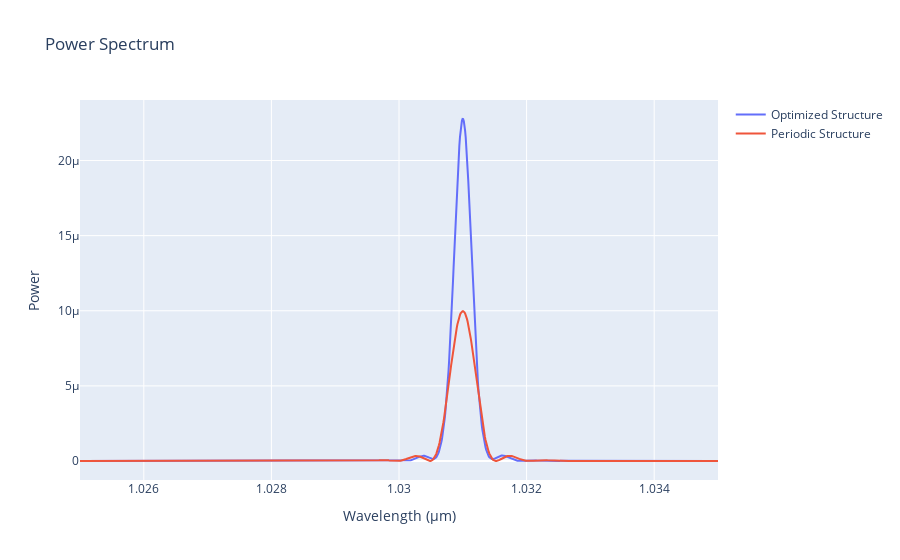

Notebook code for this chart:
### Code cell
import jax.numpy as jnp
import plotly.graph_objects as go

batch_simulate_twm = jit(vmap(cwes.simulate_twm, in_axes=(None, None, 0, 0, None)))

design_wl = 1.031
design_temp = 70.0
kappa_mag = 1.31e-5 / (2 / jnp.pi)

delta_k1 = mgoslt.calc_twm_delta_k(design_wl, design_wl, design_temp)
delta_k2 = mgoslt.calc_twm_delta_k(design_wl, design_wl / 2, design_temp)
wls = jnp.linspace(1.025, 1.035, 1000)

delta_k1s = mgoslt.calc_twm_delta_k(wls, wls, 70.0)
delta_k2s = mgoslt.calc_twm_delta_k(wls, wls / 2, 70.0)

widths_shg = jnp.array([shg_domain_width] * int(optimal_num_shg))
widths_sfg = jnp.array([sfg_domain_width] * int(optimal_num_sfg))
widths_thg = jnp.concatenate([widths_shg, widths_sfg])

kappa_vals = kappa_mag * jnp.power(-1, jnp.arange(widths_thg.shape[0]))

b_initial = jnp.array([1.0, 0.0, 0.0], dtype=jnp.complex128)
b_final = batch_simulate_twm(widths_thg, kappa_vals, delta_k1s, delta_k2s, b_initial)
thw_powers_periodical = jnp.abs(b_final[:, 2]) ** 2 * 100 * 1.07 / 2.84

device_length = jnp.sum(widths_thg)
print(optimal_num_shg, optimal_num_sfg)
print(f"Device length: {device_length}")
print(f"Max power / (Device length)^2: {jnp.max(thw_powers_periodical) / device_length**2}")

widths = jnp.load("../datasets/optimized_thg_2000_1489_e4.npy")
# widthsに値が負のドメインが一つだけ含まれていたのでドメインの幅を修正、ピークが1.031に来るように微調整した
widths = jnp.where(widths < 0, 100, widths)
num_domains = widths.shape[0]
kappa_vals = kappa_mag * jnp.power(-1, jnp.arange(num_domains))
wls = jnp.linspace(1.025, 1.035, 1000)
delta_k1 = mgoslt.calc_twm_delta_k(wls, wls, 70.0)
delta_k2 = mgoslt.calc_twm_delta_k(wls, wls / 2, 70.0)

b_end_shg = batch_simulate_twm(widths, kappa_vals, delta_k1s, delta_k2s, b_initial)

thw_powers = jnp.abs(b_end_shg[:, 2]) ** 2 * 100 * 1.07 / 2.84

fig = go.Figure()
fig.add_trace(go.Scatter(x=wls, y=thw_powers, mode="lines", name="Optimized Structure"))
fig.add_trace(go.Scatter(x=wls, y=thw_powers_periodical, mode="lines", name="Periodic Structure"))
fig.update_layout(
    title_text="Power Spectrum",
    xaxis_title="Wavelength (μm)",
    yaxis_title="Power",
)
fig.show()

device_length = jnp.sum(widths)
print(f"Device length: {device_length}")
print(f"Max power / (Device length)^2: {jnp.max(thw_powers) / device_length**2}")

### Figure 1 — Plotly figure (JSON) as saved in the notebook; plotly's stock layout.template omitted (floating-point values rounded to 4 significant figures; data arrays with more than 128 entries replaced by an {"elided": "..."} marker saying what was removed)
{"data": [{"mode": "lines", "name": "Optimized Structure", "type": "scatter", "x": {"elided": "1000 float values"}, "y": {"elided": "1000 float values"}}, {"mode": "lines", "name": "Periodic Structure", "type": "scatter", "x": {"elided": "1000 float values"}, "y": {"elided": "1000 float values"}}], "layout": {"title": {"text": "Power Spectrum"}, "xaxis": {"title": {"text": "Wavelength (μm)"}}, "yaxis": {"title": {"text": "Power"}}}}
